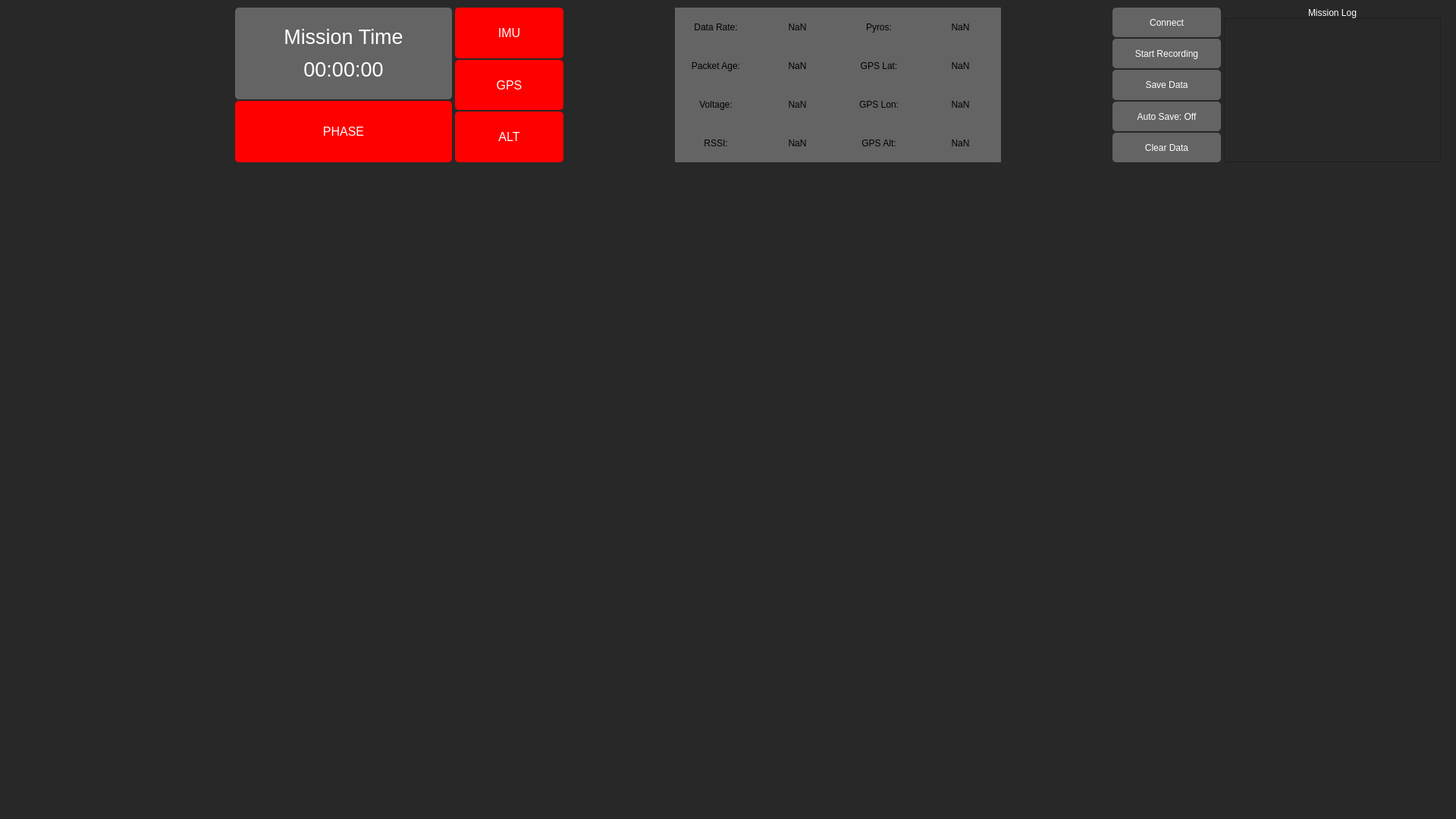
<?xml version="1.0" encoding="UTF-8"?>
<ui version="4.0">
 <class>MainWindow</class>
 <widget class="QMainWindow" name="MainWindow">
  <property name="enabled">
   <bool>true</bool>
  </property>
  <property name="geometry">
   <rect>
    <x>0</x>
    <y>0</y>
    <width>1920</width>
    <height>1080</height>
   </rect>
  </property>
  <property name="sizePolicy">
   <sizepolicy hsizetype="Maximum" vsizetype="Preferred">
    <horstretch>0</horstretch>
    <verstretch>0</verstretch>
   </sizepolicy>
  </property>
  <property name="windowTitle">
   <string>MainWindow</string>
  </property>
  <property name="autoFillBackground">
   <bool>false</bool>
  </property>
  <property name="styleSheet">
   <string notr="true">background-color: rgb(40, 40, 40);</string>
  </property>
  <widget class="QWidget" name="centralwidget">
   <layout class="QVBoxLayout" name="verticalLayout_4" stretch="20,80">
    <property name="spacing">
     <number>20</number>
    </property>
    <property name="leftMargin">
     <number>20</number>
    </property>
    <property name="topMargin">
     <number>10</number>
    </property>
    <property name="rightMargin">
     <number>20</number>
    </property>
    <property name="bottomMargin">
     <number>10</number>
    </property>
    <item>
     <layout class="QHBoxLayout" name="horizontalLayout" stretch="20,20,10,10,30,10,10,20">
      <property name="spacing">
       <number>4</number>
      </property>
      <property name="sizeConstraint">
       <enum>QLayout::SizeConstraint::SetNoConstraint</enum>
      </property>
      <property name="bottomMargin">
       <number>0</number>
      </property>
      <item>
       <layout class="QGridLayout" name="gridLayout_4">
        <item row="0" column="0">
         <widget class="QLabel" name="logo">
          <property name="text">
           <string/>
          </property>
          <property name="pixmap">
           <pixmap>images/logo_resized.png</pixmap>
          </property>
         </widget>
        </item>
       </layout>
      </item>
      <item>
       <layout class="QVBoxLayout" name="verticalLayout">
        <property name="spacing">
         <number>2</number>
        </property>
        <item>
         <widget class="QLabel" name="mission_time">
          <property name="sizePolicy">
           <sizepolicy hsizetype="Preferred" vsizetype="Preferred">
            <horstretch>1</horstretch>
            <verstretch>6</verstretch>
           </sizepolicy>
          </property>
          <property name="styleSheet">
           <string notr="true">QLabel {
    background-color: rgb(100,100,100);
    border-radius: 5px;
    padding: 1px;
    color: white;
    font-size: 8 px;
}
</string>
          </property>
          <property name="text">
           <string>&lt;html&gt;&lt;head/&gt;&lt;body&gt;&lt;p align=&quot;center&quot;&gt;&lt;span style=&quot; font-size:20pt;&quot;&gt;Mission Time&lt;/span&gt;&lt;/p&gt;&lt;p align=&quot;center&quot;&gt;&lt;a name=&quot;elapsedTime&quot;/&gt;&lt;span style=&quot; font-size:20pt;&quot;&gt;0&lt;/span&gt;&lt;span style=&quot; font-size:20pt;&quot;&gt;0:00:00&lt;/span&gt;&lt;/p&gt;&lt;/body&gt;&lt;/html&gt;</string>
          </property>
          <property name="alignment">
           <set>Qt::AlignmentFlag::AlignCenter</set>
          </property>
         </widget>
        </item>
        <item>
         <widget class="QLabel" name="flight_phase">
          <property name="sizePolicy">
           <sizepolicy hsizetype="Preferred" vsizetype="Preferred">
            <horstretch>1</horstretch>
            <verstretch>4</verstretch>
           </sizepolicy>
          </property>
          <property name="font">
           <font>
            <pointsize>12</pointsize>
           </font>
          </property>
          <property name="styleSheet">
           <string notr="true">QLabel {
	background-color: rgb(255, 0, 0);
    border-radius: 5px;
    padding: 1px;
    color: white;
}
</string>
          </property>
          <property name="text">
           <string>PHASE</string>
          </property>
          <property name="alignment">
           <set>Qt::AlignmentFlag::AlignCenter</set>
          </property>
         </widget>
        </item>
       </layout>
      </item>
      <item>
       <layout class="QVBoxLayout" name="verticalLayout_3">
        <property name="spacing">
         <number>2</number>
        </property>
        <item>
         <widget class="QLabel" name="IMU_error">
          <property name="sizePolicy">
           <sizepolicy hsizetype="Preferred" vsizetype="Preferred">
            <horstretch>1</horstretch>
            <verstretch>4</verstretch>
           </sizepolicy>
          </property>
          <property name="font">
           <font>
            <pointsize>12</pointsize>
           </font>
          </property>
          <property name="styleSheet">
           <string notr="true">QLabel {
	background-color: rgb(255, 0, 0);
    border-radius: 5px;
    padding: 1px;
    color: white;
}
</string>
          </property>
          <property name="text">
           <string>IMU</string>
          </property>
          <property name="alignment">
           <set>Qt::AlignmentFlag::AlignCenter</set>
          </property>
         </widget>
        </item>
        <item>
         <widget class="QLabel" name="GPS_error">
          <property name="sizePolicy">
           <sizepolicy hsizetype="Preferred" vsizetype="Preferred">
            <horstretch>1</horstretch>
            <verstretch>4</verstretch>
           </sizepolicy>
          </property>
          <property name="font">
           <font>
            <pointsize>12</pointsize>
           </font>
          </property>
          <property name="styleSheet">
           <string notr="true">QLabel {
	background-color: rgb(255, 0, 0);
    border-radius: 5px;
    padding: 1px;
    color: white;
}
</string>
          </property>
          <property name="text">
           <string>GPS</string>
          </property>
          <property name="alignment">
           <set>Qt::AlignmentFlag::AlignCenter</set>
          </property>
         </widget>
        </item>
        <item>
         <widget class="QLabel" name="ALT_error">
          <property name="sizePolicy">
           <sizepolicy hsizetype="Preferred" vsizetype="Preferred">
            <horstretch>1</horstretch>
            <verstretch>4</verstretch>
           </sizepolicy>
          </property>
          <property name="font">
           <font>
            <pointsize>12</pointsize>
           </font>
          </property>
          <property name="styleSheet">
           <string notr="true">QLabel {
	background-color: rgb(255, 0, 0);
    border-radius: 5px;
    padding: 1px;
    color: white;
}
</string>
          </property>
          <property name="text">
           <string>ALT</string>
          </property>
          <property name="alignment">
           <set>Qt::AlignmentFlag::AlignCenter</set>
          </property>
         </widget>
        </item>
       </layout>
      </item>
      <item>
       <spacer name="horizontalSpacer">
        <property name="orientation">
         <enum>Qt::Orientation::Horizontal</enum>
        </property>
        <property name="sizeType">
         <enum>QSizePolicy::Policy::Expanding</enum>
        </property>
        <property name="sizeHint" stdset="0">
         <size>
          <width>20</width>
          <height>20</height>
         </size>
        </property>
       </spacer>
      </item>
      <item>
       <layout class="QGridLayout" name="gridLayout_2" rowstretch="0,0,0,0">
        <property name="sizeConstraint">
         <enum>QLayout::SizeConstraint::SetFixedSize</enum>
        </property>
        <property name="leftMargin">
         <number>0</number>
        </property>
        <property name="spacing">
         <number>0</number>
        </property>
        <item row="3" column="1">
         <widget class="QLabel" name="RSSI_val">
          <property name="layoutDirection">
           <enum>Qt::LayoutDirection::LeftToRight</enum>
          </property>
          <property name="autoFillBackground">
           <bool>false</bool>
          </property>
          <property name="styleSheet">
           <string notr="true">background-color: rgb(100, 100, 100);</string>
          </property>
          <property name="frameShape">
           <enum>QFrame::Shape::NoFrame</enum>
          </property>
          <property name="frameShadow">
           <enum>QFrame::Shadow::Plain</enum>
          </property>
          <property name="text">
           <string>NaN</string>
          </property>
          <property name="alignment">
           <set>Qt::AlignmentFlag::AlignCenter</set>
          </property>
         </widget>
        </item>
        <item row="3" column="2">
         <widget class="QLabel" name="alt">
          <property name="layoutDirection">
           <enum>Qt::LayoutDirection::LeftToRight</enum>
          </property>
          <property name="autoFillBackground">
           <bool>false</bool>
          </property>
          <property name="styleSheet">
           <string notr="true">background-color: rgb(100, 100, 100);</string>
          </property>
          <property name="frameShape">
           <enum>QFrame::Shape::NoFrame</enum>
          </property>
          <property name="frameShadow">
           <enum>QFrame::Shadow::Plain</enum>
          </property>
          <property name="text">
           <string>GPS Alt:</string>
          </property>
          <property name="alignment">
           <set>Qt::AlignmentFlag::AlignCenter</set>
          </property>
         </widget>
        </item>
        <item row="2" column="3">
         <widget class="QLabel" name="lon_val">
          <property name="layoutDirection">
           <enum>Qt::LayoutDirection::LeftToRight</enum>
          </property>
          <property name="autoFillBackground">
           <bool>false</bool>
          </property>
          <property name="styleSheet">
           <string notr="true">background-color: rgb(100, 100, 100);</string>
          </property>
          <property name="frameShape">
           <enum>QFrame::Shape::NoFrame</enum>
          </property>
          <property name="frameShadow">
           <enum>QFrame::Shadow::Plain</enum>
          </property>
          <property name="text">
           <string>NaN</string>
          </property>
          <property name="alignment">
           <set>Qt::AlignmentFlag::AlignCenter</set>
          </property>
         </widget>
        </item>
        <item row="3" column="0">
         <widget class="QLabel" name="RSSI">
          <property name="layoutDirection">
           <enum>Qt::LayoutDirection::LeftToRight</enum>
          </property>
          <property name="autoFillBackground">
           <bool>false</bool>
          </property>
          <property name="styleSheet">
           <string notr="true">background-color: rgb(100, 100, 100);</string>
          </property>
          <property name="frameShape">
           <enum>QFrame::Shape::NoFrame</enum>
          </property>
          <property name="frameShadow">
           <enum>QFrame::Shadow::Plain</enum>
          </property>
          <property name="text">
           <string>RSSI:</string>
          </property>
          <property name="alignment">
           <set>Qt::AlignmentFlag::AlignCenter</set>
          </property>
         </widget>
        </item>
        <item row="0" column="3">
         <widget class="QLabel" name="pyros_val">
          <property name="sizePolicy">
           <sizepolicy hsizetype="Preferred" vsizetype="Preferred">
            <horstretch>0</horstretch>
            <verstretch>0</verstretch>
           </sizepolicy>
          </property>
          <property name="layoutDirection">
           <enum>Qt::LayoutDirection::LeftToRight</enum>
          </property>
          <property name="autoFillBackground">
           <bool>false</bool>
          </property>
          <property name="styleSheet">
           <string notr="true">background-color: rgb(100, 100, 100);</string>
          </property>
          <property name="frameShape">
           <enum>QFrame::Shape::NoFrame</enum>
          </property>
          <property name="frameShadow">
           <enum>QFrame::Shadow::Plain</enum>
          </property>
          <property name="text">
           <string>NaN</string>
          </property>
          <property name="alignment">
           <set>Qt::AlignmentFlag::AlignCenter</set>
          </property>
         </widget>
        </item>
        <item row="1" column="1">
         <widget class="QLabel" name="packet_age_val">
          <property name="layoutDirection">
           <enum>Qt::LayoutDirection::LeftToRight</enum>
          </property>
          <property name="autoFillBackground">
           <bool>false</bool>
          </property>
          <property name="styleSheet">
           <string notr="true">background-color: rgb(100, 100, 100);</string>
          </property>
          <property name="frameShape">
           <enum>QFrame::Shape::NoFrame</enum>
          </property>
          <property name="frameShadow">
           <enum>QFrame::Shadow::Plain</enum>
          </property>
          <property name="text">
           <string>NaN</string>
          </property>
          <property name="alignment">
           <set>Qt::AlignmentFlag::AlignCenter</set>
          </property>
         </widget>
        </item>
        <item row="2" column="2">
         <widget class="QLabel" name="lon">
          <property name="layoutDirection">
           <enum>Qt::LayoutDirection::LeftToRight</enum>
          </property>
          <property name="autoFillBackground">
           <bool>false</bool>
          </property>
          <property name="styleSheet">
           <string notr="true">background-color: rgb(100, 100, 100);</string>
          </property>
          <property name="frameShape">
           <enum>QFrame::Shape::NoFrame</enum>
          </property>
          <property name="frameShadow">
           <enum>QFrame::Shadow::Plain</enum>
          </property>
          <property name="text">
           <string>GPS Lon:</string>
          </property>
          <property name="alignment">
           <set>Qt::AlignmentFlag::AlignCenter</set>
          </property>
         </widget>
        </item>
        <item row="2" column="1">
         <widget class="QLabel" name="voltage_val">
          <property name="layoutDirection">
           <enum>Qt::LayoutDirection::LeftToRight</enum>
          </property>
          <property name="autoFillBackground">
           <bool>false</bool>
          </property>
          <property name="styleSheet">
           <string notr="true">background-color: rgb(100, 100, 100);</string>
          </property>
          <property name="frameShape">
           <enum>QFrame::Shape::NoFrame</enum>
          </property>
          <property name="frameShadow">
           <enum>QFrame::Shadow::Plain</enum>
          </property>
          <property name="text">
           <string>NaN</string>
          </property>
          <property name="alignment">
           <set>Qt::AlignmentFlag::AlignCenter</set>
          </property>
         </widget>
        </item>
        <item row="0" column="2">
         <widget class="QLabel" name="pyros">
          <property name="sizePolicy">
           <sizepolicy hsizetype="Preferred" vsizetype="Preferred">
            <horstretch>0</horstretch>
            <verstretch>0</verstretch>
           </sizepolicy>
          </property>
          <property name="layoutDirection">
           <enum>Qt::LayoutDirection::LeftToRight</enum>
          </property>
          <property name="autoFillBackground">
           <bool>false</bool>
          </property>
          <property name="styleSheet">
           <string notr="true">background-color: rgb(100, 100, 100);</string>
          </property>
          <property name="frameShape">
           <enum>QFrame::Shape::NoFrame</enum>
          </property>
          <property name="frameShadow">
           <enum>QFrame::Shadow::Plain</enum>
          </property>
          <property name="text">
           <string>Pyros:</string>
          </property>
          <property name="alignment">
           <set>Qt::AlignmentFlag::AlignCenter</set>
          </property>
         </widget>
        </item>
        <item row="0" column="1">
         <widget class="QLabel" name="data_rate_val">
          <property name="sizePolicy">
           <sizepolicy hsizetype="Preferred" vsizetype="Preferred">
            <horstretch>0</horstretch>
            <verstretch>0</verstretch>
           </sizepolicy>
          </property>
          <property name="layoutDirection">
           <enum>Qt::LayoutDirection::LeftToRight</enum>
          </property>
          <property name="autoFillBackground">
           <bool>false</bool>
          </property>
          <property name="styleSheet">
           <string notr="true">background-color: rgb(100, 100, 100);</string>
          </property>
          <property name="frameShape">
           <enum>QFrame::Shape::NoFrame</enum>
          </property>
          <property name="frameShadow">
           <enum>QFrame::Shadow::Plain</enum>
          </property>
          <property name="text">
           <string>NaN</string>
          </property>
          <property name="alignment">
           <set>Qt::AlignmentFlag::AlignCenter</set>
          </property>
         </widget>
        </item>
        <item row="1" column="2">
         <widget class="QLabel" name="lat">
          <property name="layoutDirection">
           <enum>Qt::LayoutDirection::LeftToRight</enum>
          </property>
          <property name="autoFillBackground">
           <bool>false</bool>
          </property>
          <property name="styleSheet">
           <string notr="true">background-color: rgb(100, 100, 100);</string>
          </property>
          <property name="frameShape">
           <enum>QFrame::Shape::NoFrame</enum>
          </property>
          <property name="frameShadow">
           <enum>QFrame::Shadow::Plain</enum>
          </property>
          <property name="text">
           <string>GPS Lat:</string>
          </property>
          <property name="alignment">
           <set>Qt::AlignmentFlag::AlignCenter</set>
          </property>
         </widget>
        </item>
        <item row="2" column="0">
         <widget class="QLabel" name="voltage">
          <property name="layoutDirection">
           <enum>Qt::LayoutDirection::LeftToRight</enum>
          </property>
          <property name="autoFillBackground">
           <bool>false</bool>
          </property>
          <property name="styleSheet">
           <string notr="true">background-color: rgb(100, 100, 100);</string>
          </property>
          <property name="frameShape">
           <enum>QFrame::Shape::NoFrame</enum>
          </property>
          <property name="frameShadow">
           <enum>QFrame::Shadow::Plain</enum>
          </property>
          <property name="text">
           <string>Voltage:</string>
          </property>
          <property name="alignment">
           <set>Qt::AlignmentFlag::AlignCenter</set>
          </property>
         </widget>
        </item>
        <item row="3" column="3">
         <widget class="QLabel" name="alt_val">
          <property name="layoutDirection">
           <enum>Qt::LayoutDirection::LeftToRight</enum>
          </property>
          <property name="autoFillBackground">
           <bool>false</bool>
          </property>
          <property name="styleSheet">
           <string notr="true">background-color: rgb(100, 100, 100);</string>
          </property>
          <property name="frameShape">
           <enum>QFrame::Shape::NoFrame</enum>
          </property>
          <property name="frameShadow">
           <enum>QFrame::Shadow::Plain</enum>
          </property>
          <property name="text">
           <string>NaN</string>
          </property>
          <property name="alignment">
           <set>Qt::AlignmentFlag::AlignCenter</set>
          </property>
         </widget>
        </item>
        <item row="1" column="3">
         <widget class="QLabel" name="lat_val">
          <property name="layoutDirection">
           <enum>Qt::LayoutDirection::LeftToRight</enum>
          </property>
          <property name="autoFillBackground">
           <bool>false</bool>
          </property>
          <property name="styleSheet">
           <string notr="true">background-color: rgb(100, 100, 100);</string>
          </property>
          <property name="frameShape">
           <enum>QFrame::Shape::NoFrame</enum>
          </property>
          <property name="frameShadow">
           <enum>QFrame::Shadow::Plain</enum>
          </property>
          <property name="text">
           <string>NaN</string>
          </property>
          <property name="alignment">
           <set>Qt::AlignmentFlag::AlignCenter</set>
          </property>
         </widget>
        </item>
        <item row="1" column="0">
         <widget class="QLabel" name="packet_age">
          <property name="layoutDirection">
           <enum>Qt::LayoutDirection::LeftToRight</enum>
          </property>
          <property name="autoFillBackground">
           <bool>false</bool>
          </property>
          <property name="styleSheet">
           <string notr="true">background-color: rgb(100, 100, 100);</string>
          </property>
          <property name="frameShape">
           <enum>QFrame::Shape::NoFrame</enum>
          </property>
          <property name="frameShadow">
           <enum>QFrame::Shadow::Plain</enum>
          </property>
          <property name="text">
           <string>Packet Age:</string>
          </property>
          <property name="alignment">
           <set>Qt::AlignmentFlag::AlignCenter</set>
          </property>
         </widget>
        </item>
        <item row="0" column="0">
         <widget class="QLabel" name="data_rate">
          <property name="sizePolicy">
           <sizepolicy hsizetype="Preferred" vsizetype="Preferred">
            <horstretch>0</horstretch>
            <verstretch>0</verstretch>
           </sizepolicy>
          </property>
          <property name="layoutDirection">
           <enum>Qt::LayoutDirection::LeftToRight</enum>
          </property>
          <property name="autoFillBackground">
           <bool>false</bool>
          </property>
          <property name="styleSheet">
           <string notr="true">background-color: rgb(100, 100, 100);</string>
          </property>
          <property name="frameShape">
           <enum>QFrame::Shape::NoFrame</enum>
          </property>
          <property name="frameShadow">
           <enum>QFrame::Shadow::Plain</enum>
          </property>
          <property name="text">
           <string>Data Rate:</string>
          </property>
          <property name="alignment">
           <set>Qt::AlignmentFlag::AlignCenter</set>
          </property>
         </widget>
        </item>
       </layout>
      </item>
      <item>
       <spacer name="horizontalSpacer_2">
        <property name="orientation">
         <enum>Qt::Orientation::Horizontal</enum>
        </property>
        <property name="sizeType">
         <enum>QSizePolicy::Policy::Expanding</enum>
        </property>
        <property name="sizeHint" stdset="0">
         <size>
          <width>20</width>
          <height>20</height>
         </size>
        </property>
       </spacer>
      </item>
      <item>
       <layout class="QVBoxLayout" name="verticalLayout_2">
        <property name="spacing">
         <number>2</number>
        </property>
        <item>
         <widget class="QPushButton" name="connect_toggle">
          <property name="sizePolicy">
           <sizepolicy hsizetype="Preferred" vsizetype="Preferred">
            <horstretch>0</horstretch>
            <verstretch>0</verstretch>
           </sizepolicy>
          </property>
          <property name="styleSheet">
           <string notr="true">background-color: rgb(100,100,100);
border-radius: 5px;
padding: 1px;
color: white;
font-size: 8 px;
</string>
          </property>
          <property name="text">
           <string>Connect</string>
          </property>
         </widget>
        </item>
        <item>
         <widget class="QPushButton" name="mission_start_toggle">
          <property name="sizePolicy">
           <sizepolicy hsizetype="Preferred" vsizetype="Preferred">
            <horstretch>0</horstretch>
            <verstretch>0</verstretch>
           </sizepolicy>
          </property>
          <property name="styleSheet">
           <string notr="true">background-color: rgb(100,100,100);
border-radius: 5px;
padding: 1px;
color: white;
font-size: 8 px;
</string>
          </property>
          <property name="text">
           <string>Start Recording</string>
          </property>
         </widget>
        </item>
        <item>
         <widget class="QPushButton" name="save_data">
          <property name="sizePolicy">
           <sizepolicy hsizetype="Preferred" vsizetype="Preferred">
            <horstretch>0</horstretch>
            <verstretch>0</verstretch>
           </sizepolicy>
          </property>
          <property name="styleSheet">
           <string notr="true">background-color: rgb(100,100,100);
border-radius: 5px;
padding: 1px;
color: white;
font-size: 8 px;
</string>
          </property>
          <property name="text">
           <string>Save Data</string>
          </property>
         </widget>
        </item>
        <item>
         <widget class="QPushButton" name="autosave_toggle">
          <property name="sizePolicy">
           <sizepolicy hsizetype="Preferred" vsizetype="Preferred">
            <horstretch>0</horstretch>
            <verstretch>0</verstretch>
           </sizepolicy>
          </property>
          <property name="styleSheet">
           <string notr="true">background-color: rgb(100,100,100);
border-radius: 5px;
padding: 1px;
color: white;
font-size: 8 px;
</string>
          </property>
          <property name="text">
           <string>Auto Save: Off</string>
          </property>
         </widget>
        </item>
        <item>
         <widget class="QPushButton" name="clear_data">
          <property name="sizePolicy">
           <sizepolicy hsizetype="Preferred" vsizetype="Preferred">
            <horstretch>0</horstretch>
            <verstretch>0</verstretch>
           </sizepolicy>
          </property>
          <property name="styleSheet">
           <string notr="true">background-color: rgb(100,100,100);
border-radius: 5px;
padding: 1px;
color: white;
font-size: 8 px;
</string>
          </property>
          <property name="text">
           <string>Clear Data</string>
          </property>
         </widget>
        </item>
       </layout>
      </item>
      <item>
       <layout class="QVBoxLayout" name="verticalLayout_8">
        <property name="spacing">
         <number>0</number>
        </property>
        <item>
         <widget class="QLabel" name="mission_log">
          <property name="styleSheet">
           <string notr="true">
color: white;
font-size: 8 px;
</string>
          </property>
          <property name="text">
           <string>Mission Log</string>
          </property>
          <property name="alignment">
           <set>Qt::AlignmentFlag::AlignCenter</set>
          </property>
         </widget>
        </item>
        <item>
         <widget class="QPlainTextEdit" name="log_entry">
          <property name="styleSheet">
           <string notr="true">color: white;
font-size: 8 px;
</string>
          </property>
          <property name="readOnly">
           <bool>true</bool>
          </property>
         </widget>
        </item>
       </layout>
      </item>
     </layout>
    </item>
    <item>
     <layout class="QGridLayout" name="gridLayout">
      <item row="1" column="0">
       <widget class="PlotWidget" name="Plot4" native="true"/>
      </item>
      <item row="1" column="1">
       <widget class="PlotWidget" name="Plot5" native="true"/>
      </item>
      <item row="1" column="2">
       <widget class="PlotWidget" name="Plot6" native="true"/>
      </item>
      <item row="0" column="2">
       <widget class="PlotWidget" name="Plot3" native="true"/>
      </item>
      <item row="0" column="0">
       <widget class="PlotWidget" name="Plot1" native="true"/>
      </item>
      <item row="0" column="1">
       <widget class="PlotWidget" name="Plot2" native="true"/>
      </item>
     </layout>
    </item>
   </layout>
  </widget>
  <widget class="QStatusBar" name="statusbar"/>
 </widget>
 <customwidgets>
  <customwidget>
   <class>PlotWidget</class>
   <extends>QWidget</extends>
   <header>pyqtgraph</header>
   <container>1</container>
  </customwidget>
 </customwidgets>
 <resources/>
 <connections/>
</ui>
